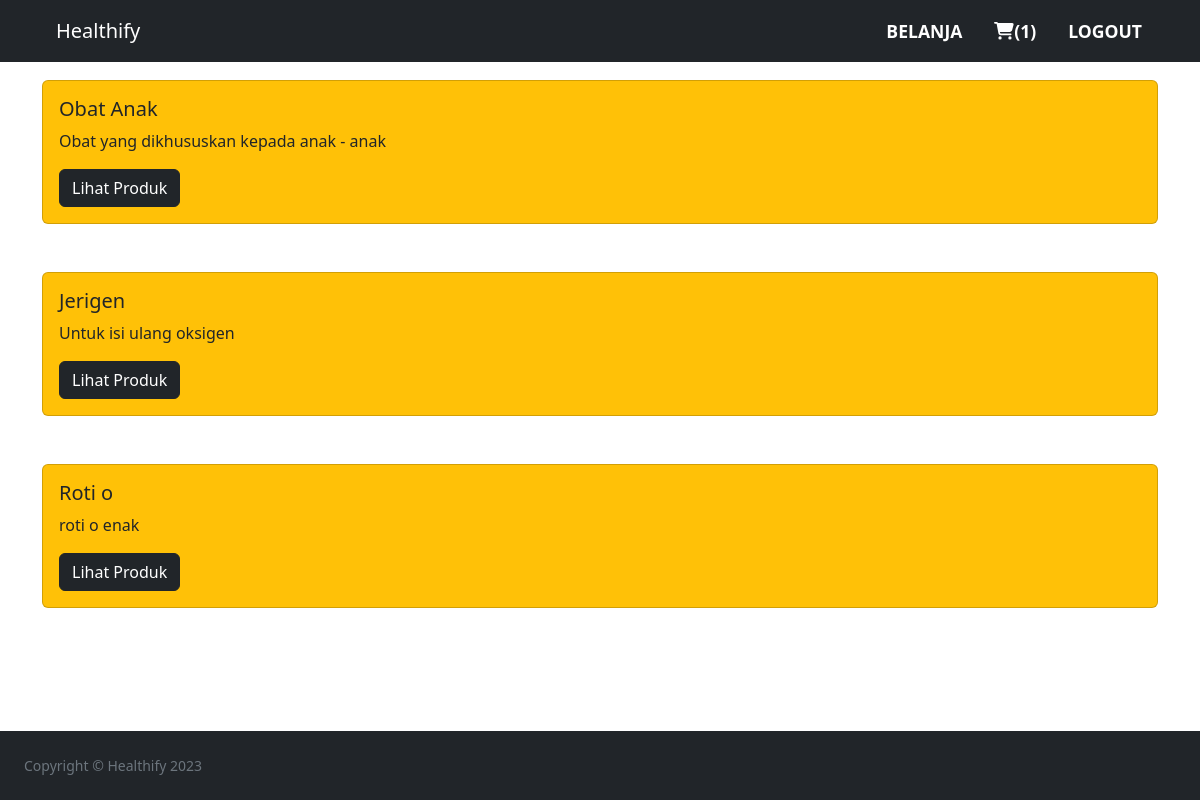
Page /categories.php (signed in) on the committed database.
### tables this page shows
CREATE TABLE `categories` (
  `category_id` int(12) NOT NULL,
  `category_name` varchar(255) NOT NULL,
  `description` text NOT NULL
);

### categories.php (the view, shortened to what this page needs)
<?php include("includes/header.php"); ?>
<?php include("includes/navbar.php"); ?>
<?php
    $query = "SELECT * FROM `categories`";
    $result = mysqli_query($conn, $query) or die(mysqli_error($conn));
?>
<div class="container py-5">
	<div class="py-3">
		<?php
			foreach ($result as $row){
				echo "<div class='card mt-3 mb-5 bg-warning'><div class='card-body'>
					<h5 class='card-title'>${row['category_name']}</h5>
					<p class='card-text'>${row['description']}</p>
					<a href='product.php?category=${row['category_name']}' class='btn btn-dark'>Lihat Produk</a>
				</div>
			</div>";
			}
		?>
	</div>
</div>
<?php include( "includes/footer.php" ); ?>

### rows in the picture
categories: category_name "Obat Anak", description "Obat yang dikhususkan kepada anak - anak"
categories: category_name "Jerigen", description "Untuk isi ulang oksigen"
categories: category_name "Roti o", description "roti o enak"

### other values in the picture
$cartCount "1"
